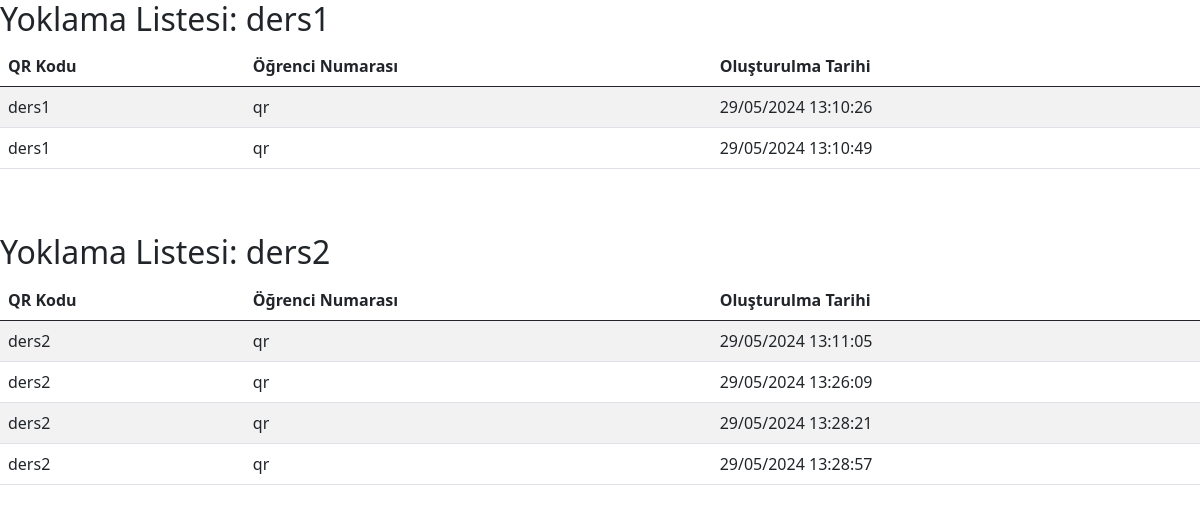
The page /detay/ on the database its author committed.
### account/models.py (models this page shows, shortened)
class QRData(models.Model):
    qr_data = models.CharField(max_length=255)
    csrf_token = models.CharField(max_length=255)
    okul_numarasi = models.CharField(max_length=50)  # Kullanıcının okul numarası bilgisi
    created_at = models.DateTimeField(auto_now_add=True)

### account/views.py (the view)
# urls.py: path('detay/', views.yoklama_view, name='yoklama')
def yoklama_view(request):
    qrdata_list = QRData.objects.all()  # Tüm QRData verilerini al
    grouped_qrdata = group_qr_data_by_name(qrdata_list)
    return render(request, 'yoklama.html', {'grouped_qrdata': grouped_qrdata})

### account/views.py (called while the page is built)
def group_qr_data_by_name(qrdata_list):
    sorted_qrdata = sorted(qrdata_list, key=lambda x: x.qr_data)
    grouped_qrdata = {}
    for name, group in groupby(sorted_qrdata, key=lambda x: x.qr_data):
        grouped_qrdata[name] = list(group)
    return grouped_qrdata

### account/templates/yoklama.html
{% extends "base.html" %}
{% load static %}
{% block content %}
{% for name, qr_data_list in grouped_qrdata.items %}
    <h2>Yoklama Listesi: {{ name }}</h2>
    <div class="table-responsive">
        <table class="table table-striped">
            <thead class="thead-dark">
                <tr>
                    <th>QR Kodu</th>
                    <th>Öğrenci Numarası</th>
                    <th>Oluşturulma Tarihi</th>
                </tr>
            </thead>
            <tbody>
                {% for qr_data in qr_data_list %}
                <tr>
                    <td>{{ qr_data.qr_data }}</td>
                    <td>{{ qr_data.okul_numarasi }}</td>
                    <td>{{ qr_data.created_at|date:"d/m/Y H:i:s" }}</td>
                </tr>
                {% endfor %}
            </tbody>
        </table>
    </div> <br> <br>
{% endfor %}
{% endblock %}

### templates/base.html (shortened to what this page needs)
<!DOCTYPE html>
<html lang="en">
<head>
    <link rel="stylesheet" href="https://cdnjs.cloudflare.com/ajax/libs/font-awesome/6.5.1/css/all.min.css">
    <link href="https://cdn.jsdelivr.net/npm/bootstrap@5.0.2/dist/css/bootstrap.min.css" rel="stylesheet">
</head>
<body>
    {% block content %}{% endblock %}
</body>
</html>

### rows shown on the page
QRData: qr_data "ders1", okul_numarasi "qr", created_at "29/05/2024 13:10:26"
QRData: qr_data "ders1", okul_numarasi "qr", created_at "29/05/2024 13:10:49"
QRData: qr_data "ders2", okul_numarasi "qr", created_at "29/05/2024 13:11:05"
QRData: qr_data "ders2", okul_numarasi "qr", created_at "29/05/2024 13:26:09"
QRData: qr_data "ders2", okul_numarasi "qr", created_at "29/05/2024 13:28:21"
QRData: qr_data "ders2", okul_numarasi "qr", created_at "29/05/2024 13:28:57"
